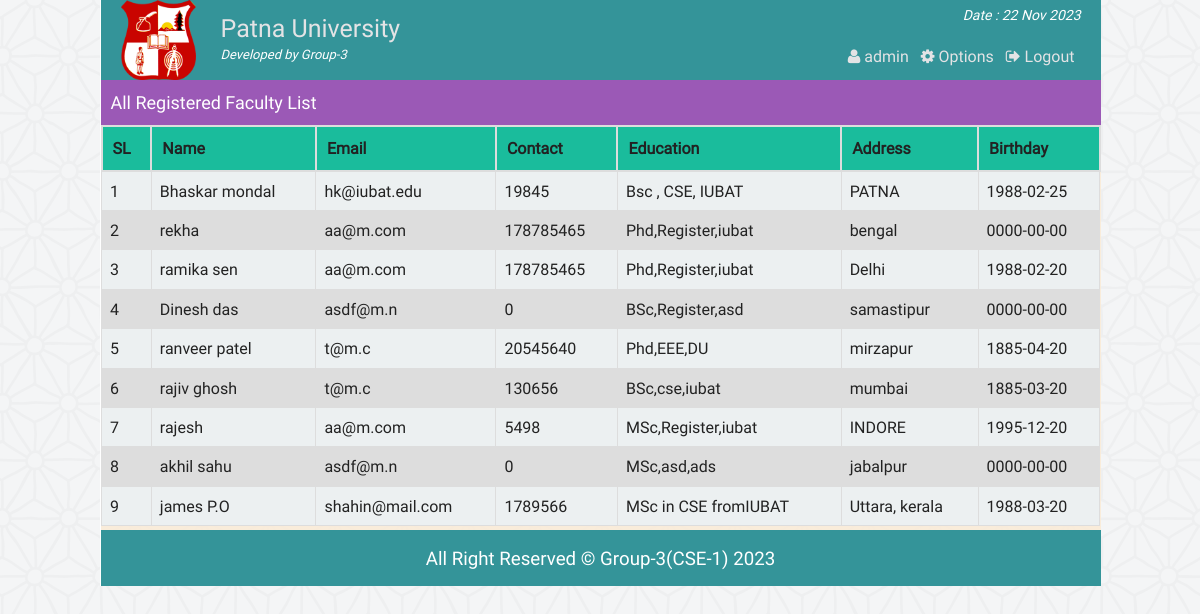
/admin_all_faculty.php (signed in), run on the app's committed database.
### tables this page shows
CREATE TABLE IF NOT EXISTS `faculty` (
  `id` int(11) NOT NULL AUTO_INCREMENT,
  `username` varchar(15) NOT NULL,
  `password` varchar(50) NOT NULL,
  `name` varchar(30) NOT NULL,
  `email` varchar(100) NOT NULL,
  `birthday` date DEFAULT NULL,
  `gender` varchar(10) NOT NULL,
  `education` varchar(100) DEFAULT NULL,
  `contact` int(100) DEFAULT NULL,
  `address` varchar(255) DEFAULT NULL,
  PRIMARY KEY (`id`),
  UNIQUE KEY `username` (`username`)
);

### php/functions.php (called while the page is built, shortened)
<?php
class login_registration_class{
	public function get_faculty(){
		global $conn;
		$sql = "select * from faculty order by id ASC";
		$result = $conn->query($sql);
		return $result;
	}
};
?>

### admin_all_faculty.php (the view, shortened to what this page needs)
<?php
	require "php/config.php";
	require_once "php/functions.php";
	$user = new login_registration_class();
?>
<?php
include "php/headertop_admin.php";
?>
<div class="all_student">
	<div class="search_st">
		<div class="hdinfo"><h3>All Registered Faculty List</h3></div>
	</div>
		<table class="tab_one">
			<tr>
				<th>SL</th>
				<th>Name</th>
				<th>Email</th>
				<th>Contact</th>
				<th>Education</th>
				<th>Address</th>
				<th>Birthday</th>
			</tr>
			<?php
			$i=0;
				$alluser =$user->get_faculty();
				while($rows = $alluser->fetch_assoc()){
				$i++;
			?>
			<tr>
				<td><?php echo $i; ?></td>
				<td><?php echo $rows['name'];?></td>
				<td><?php echo $rows['email'];?></td>
				<td><?php echo $rows['contact'];?></td>
				<td><?php echo $rows['education'];?></td>
				<td><?php echo $rows['address'];?></td>
				<td><?php echo $rows['birthday'];?></td>
			</tr>
			<?php } ?>
		</table>
</div>
<?php include "php/footerbottom.php";?>

### css/main.css (style rules this page uses)
html { color: #222; font-size: 1em; line-height: 1.4; }
body { font-family: roboto !important; background: url(../img/ptrn.png) repeat fixed; }
.st_reg th, td { padding: 8px; }
table.tab_one { width: 100%; }
table.tab_one th { background: #1abc9c; padding: 10px; font-weight: bold; text-align: left; }
table.tab_one td { border: 1px solid #ddd; padding: 8px; }
table.tab_one tr:nth-child(odd) { background: #ddd; }
table.tab_one tr:nth-child(even) { background: #ecf0f1; }
.all_student { min-height: 450px; }
.search_st { background: #9b59b6; height: 45px; }
.hdinfo { float: left; width: 500px; }
.hdinfo h3 { font-size: 18px; color: #fff; padding: 10px; margin: 0; font-weight: normal; }
table.att_tab tr, td, th { border: 2px solid #ddd; border-collapse: collapse; padding: 8px; }

### data on the page
faculty: name "Bhaskar mondal", email "hk@iubat.edu", contact "19845", education "Bsc , CSE, IUBAT", address "PATNA", birthday "1988-02-25"
faculty: name "rekha", email "aa@m.com", contact "178785465", education "Phd,Register,iubat", address "bengal", birthday "0000-00-00"
faculty: name "ramika sen", email "aa@m.com", contact "178785465", education "Phd,Register,iubat", address "Delhi", birthday "1988-02-20"
faculty: name "Dinesh das", email "asdf@m.n", contact "0", education "BSc,Register,asd", address "samastipur", birthday "0000-00-00"
faculty: name "ranveer patel", email "t@m.c", contact "20545640", education "Phd,EEE,DU", address "mirzapur", birthday "1885-04-20"
faculty: name "rajiv ghosh", email "t@m.c", contact "130656", education "BSc,cse,iubat", address "mumbai", birthday "1885-03-20"
faculty: name "rajesh", email "aa@m.com", contact "5498", education "MSc,Register,iubat", address "INDORE", birthday "1995-12-20"
faculty: name "akhil sahu", email "asdf@m.n", contact "0", education "MSc,asd,ads", address "jabalpur", birthday "0000-00-00"
faculty: name "james P.O", email "shahin@mail.com", contact "1789566", education "MSc in CSE fromIUBAT", address "Uttara, kerala", birthday "1988-03-20"

### other printed values
$admin_name "admin"
